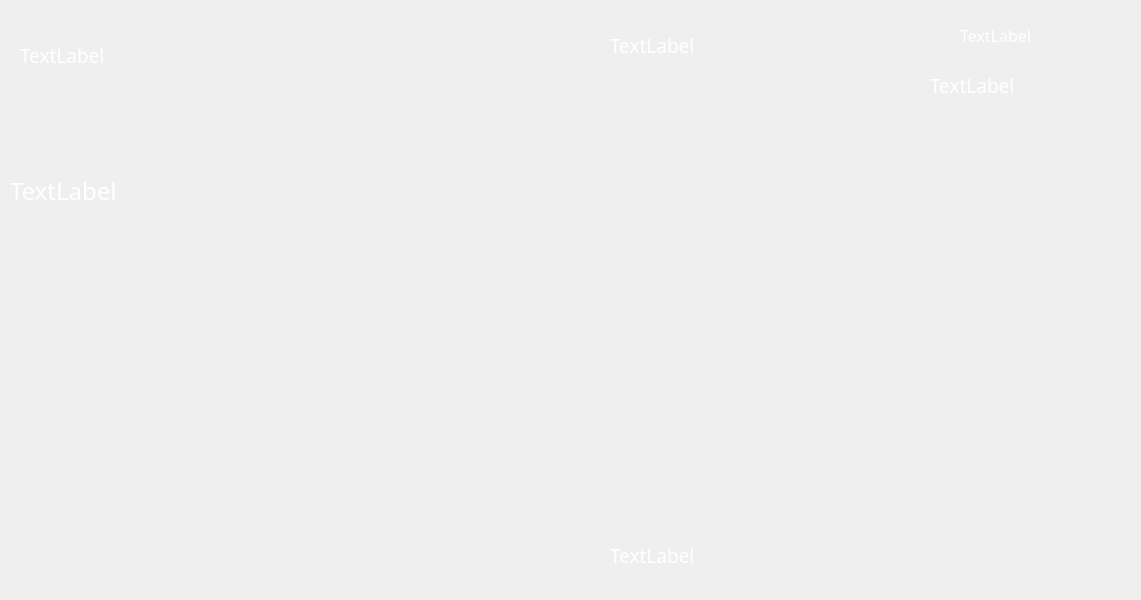
<?xml version="1.0" encoding="UTF-8"?>
<ui version="4.0">
 <class>VMesa</class>
 <widget class="QDialog" name="VMesa">
  <property name="geometry">
   <rect>
    <x>0</x>
    <y>0</y>
    <width>1141</width>
    <height>600</height>
   </rect>
  </property>
  <property name="windowTitle">
   <string>Dialog</string>
  </property>
  <widget class="QLabel" name="label">
   <property name="geometry">
    <rect>
     <x>0</x>
     <y>0</y>
     <width>1161</width>
     <height>601</height>
    </rect>
   </property>
   <property name="text">
    <string/>
   </property>
   <property name="pixmap">
    <pixmap resource="recursos.qrc">:/Recursos/Recursos/MesaJuegoConMazo2.png</pixmap>
   </property>
  </widget>
  <widget class="QLabel" name="lj1direccion">
   <property name="geometry">
    <rect>
     <x>610</x>
     <y>30</y>
     <width>131</width>
     <height>31</height>
    </rect>
   </property>
   <property name="palette">
    <palette>
     <active>
      <colorrole role="WindowText">
       <brush brushstyle="SolidPattern">
        <color alpha="255">
         <red>255</red>
         <green>255</green>
         <blue>255</blue>
        </color>
       </brush>
      </colorrole>
     </active>
     <inactive>
      <colorrole role="WindowText">
       <brush brushstyle="SolidPattern">
        <color alpha="255">
         <red>255</red>
         <green>255</green>
         <blue>255</blue>
        </color>
       </brush>
      </colorrole>
     </inactive>
     <disabled>
      <colorrole role="WindowText">
       <brush brushstyle="SolidPattern">
        <color alpha="255">
         <red>120</red>
         <green>120</green>
         <blue>120</blue>
        </color>
       </brush>
      </colorrole>
     </disabled>
    </palette>
   </property>
   <property name="font">
    <font>
     <family>Bradley Hand ITC</family>
     <pointsize>14</pointsize>
    </font>
   </property>
   <property name="text">
    <string>TextLabel</string>
   </property>
  </widget>
  <widget class="QLabel" name="lj2direccion">
   <property name="geometry">
    <rect>
     <x>610</x>
     <y>540</y>
     <width>131</width>
     <height>31</height>
    </rect>
   </property>
   <property name="palette">
    <palette>
     <active>
      <colorrole role="WindowText">
       <brush brushstyle="SolidPattern">
        <color alpha="255">
         <red>255</red>
         <green>255</green>
         <blue>255</blue>
        </color>
       </brush>
      </colorrole>
     </active>
     <inactive>
      <colorrole role="WindowText">
       <brush brushstyle="SolidPattern">
        <color alpha="255">
         <red>255</red>
         <green>255</green>
         <blue>255</blue>
        </color>
       </brush>
      </colorrole>
     </inactive>
     <disabled>
      <colorrole role="WindowText">
       <brush brushstyle="SolidPattern">
        <color alpha="255">
         <red>120</red>
         <green>120</green>
         <blue>120</blue>
        </color>
       </brush>
      </colorrole>
     </disabled>
    </palette>
   </property>
   <property name="font">
    <font>
     <family>Bradley Hand ITC</family>
     <pointsize>14</pointsize>
    </font>
   </property>
   <property name="text">
    <string>TextLabel</string>
   </property>
  </widget>
  <widget class="QLabel" name="lronda">
   <property name="geometry">
    <rect>
     <x>960</x>
     <y>20</y>
     <width>81</width>
     <height>31</height>
    </rect>
   </property>
   <property name="palette">
    <palette>
     <active>
      <colorrole role="WindowText">
       <brush brushstyle="SolidPattern">
        <color alpha="255">
         <red>255</red>
         <green>255</green>
         <blue>255</blue>
        </color>
       </brush>
      </colorrole>
     </active>
     <inactive>
      <colorrole role="WindowText">
       <brush brushstyle="SolidPattern">
        <color alpha="255">
         <red>255</red>
         <green>255</green>
         <blue>255</blue>
        </color>
       </brush>
      </colorrole>
     </inactive>
     <disabled>
      <colorrole role="WindowText">
       <brush brushstyle="SolidPattern">
        <color alpha="255">
         <red>120</red>
         <green>120</green>
         <blue>120</blue>
        </color>
       </brush>
      </colorrole>
     </disabled>
    </palette>
   </property>
   <property name="font">
    <font>
     <family>Bradley Hand ITC</family>
     <pointsize>12</pointsize>
    </font>
   </property>
   <property name="text">
    <string>TextLabel</string>
   </property>
  </widget>
  <widget class="QLabel" name="ljugador">
   <property name="geometry">
    <rect>
     <x>930</x>
     <y>70</y>
     <width>131</width>
     <height>31</height>
    </rect>
   </property>
   <property name="palette">
    <palette>
     <active>
      <colorrole role="WindowText">
       <brush brushstyle="SolidPattern">
        <color alpha="255">
         <red>255</red>
         <green>255</green>
         <blue>255</blue>
        </color>
       </brush>
      </colorrole>
     </active>
     <inactive>
      <colorrole role="WindowText">
       <brush brushstyle="SolidPattern">
        <color alpha="255">
         <red>255</red>
         <green>255</green>
         <blue>255</blue>
        </color>
       </brush>
      </colorrole>
     </inactive>
     <disabled>
      <colorrole role="WindowText">
       <brush brushstyle="SolidPattern">
        <color alpha="255">
         <red>120</red>
         <green>120</green>
         <blue>120</blue>
        </color>
       </brush>
      </colorrole>
     </disabled>
    </palette>
   </property>
   <property name="font">
    <font>
     <family>Bradley Hand ITC</family>
     <pointsize>14</pointsize>
    </font>
   </property>
   <property name="text">
    <string>TextLabel</string>
   </property>
  </widget>
  <widget class="QLabel" name="lreloj">
   <property name="geometry">
    <rect>
     <x>20</x>
     <y>40</y>
     <width>161</width>
     <height>31</height>
    </rect>
   </property>
   <property name="palette">
    <palette>
     <active>
      <colorrole role="WindowText">
       <brush brushstyle="SolidPattern">
        <color alpha="255">
         <red>255</red>
         <green>255</green>
         <blue>255</blue>
        </color>
       </brush>
      </colorrole>
     </active>
     <inactive>
      <colorrole role="WindowText">
       <brush brushstyle="SolidPattern">
        <color alpha="255">
         <red>255</red>
         <green>255</green>
         <blue>255</blue>
        </color>
       </brush>
      </colorrole>
     </inactive>
     <disabled>
      <colorrole role="WindowText">
       <brush brushstyle="SolidPattern">
        <color alpha="255">
         <red>120</red>
         <green>120</green>
         <blue>120</blue>
        </color>
       </brush>
      </colorrole>
     </disabled>
    </palette>
   </property>
   <property name="font">
    <font>
     <family>Bradley Hand ITC</family>
     <pointsize>14</pointsize>
    </font>
   </property>
   <property name="text">
    <string>TextLabel</string>
   </property>
  </widget>
  <widget class="QPushButton" name="bUndo">
   <property name="geometry">
    <rect>
     <x>10</x>
     <y>540</y>
     <width>121</width>
     <height>51</height>
    </rect>
   </property>
   <property name="text">
    <string/>
   </property>
   <property name="icon">
    <iconset resource="recursos.qrc">
     <normaloff>:/Recursos/Recursos/BotonUndo.png</normaloff>:/Recursos/Recursos/BotonUndo.png</iconset>
   </property>
   <property name="iconSize">
    <size>
     <width>150</width>
     <height>100</height>
    </size>
   </property>
   <property name="flat">
    <bool>true</bool>
   </property>
  </widget>
  <widget class="QPushButton" name="campo1">
   <property name="geometry">
    <rect>
     <x>390</x>
     <y>90</y>
     <width>100</width>
     <height>130</height>
    </rect>
   </property>
   <property name="text">
    <string/>
   </property>
   <property name="flat">
    <bool>true</bool>
   </property>
  </widget>
  <widget class="QPushButton" name="campo2">
   <property name="geometry">
    <rect>
     <x>523</x>
     <y>90</y>
     <width>100</width>
     <height>130</height>
    </rect>
   </property>
   <property name="text">
    <string/>
   </property>
   <property name="flat">
    <bool>true</bool>
   </property>
  </widget>
  <widget class="QPushButton" name="campo3">
   <property name="geometry">
    <rect>
     <x>654</x>
     <y>90</y>
     <width>100</width>
     <height>130</height>
    </rect>
   </property>
   <property name="text">
    <string/>
   </property>
   <property name="flat">
    <bool>true</bool>
   </property>
  </widget>
  <widget class="QPushButton" name="campo5">
   <property name="geometry">
    <rect>
     <x>519</x>
     <y>232</y>
     <width>100</width>
     <height>130</height>
    </rect>
   </property>
   <property name="text">
    <string/>
   </property>
   <property name="flat">
    <bool>true</bool>
   </property>
  </widget>
  <widget class="QPushButton" name="campo6">
   <property name="geometry">
    <rect>
     <x>654</x>
     <y>237</y>
     <width>100</width>
     <height>130</height>
    </rect>
   </property>
   <property name="text">
    <string/>
   </property>
   <property name="flat">
    <bool>true</bool>
   </property>
  </widget>
  <widget class="QPushButton" name="campo4">
   <property name="geometry">
    <rect>
     <x>390</x>
     <y>237</y>
     <width>100</width>
     <height>130</height>
    </rect>
   </property>
   <property name="text">
    <string/>
   </property>
   <property name="flat">
    <bool>true</bool>
   </property>
  </widget>
  <widget class="QPushButton" name="campo8">
   <property name="geometry">
    <rect>
     <x>523</x>
     <y>380</y>
     <width>100</width>
     <height>130</height>
    </rect>
   </property>
   <property name="text">
    <string/>
   </property>
   <property name="flat">
    <bool>true</bool>
   </property>
  </widget>
  <widget class="QPushButton" name="campo9">
   <property name="geometry">
    <rect>
     <x>654</x>
     <y>380</y>
     <width>100</width>
     <height>130</height>
    </rect>
   </property>
   <property name="text">
    <string/>
   </property>
   <property name="flat">
    <bool>true</bool>
   </property>
  </widget>
  <widget class="QPushButton" name="campo7">
   <property name="geometry">
    <rect>
     <x>390</x>
     <y>380</y>
     <width>100</width>
     <height>130</height>
    </rect>
   </property>
   <property name="text">
    <string/>
   </property>
   <property name="flat">
    <bool>true</bool>
   </property>
  </widget>
  <widget class="QPushButton" name="mano1">
   <property name="geometry">
    <rect>
     <x>923</x>
     <y>152</y>
     <width>75</width>
     <height>91</height>
    </rect>
   </property>
   <property name="text">
    <string/>
   </property>
   <property name="flat">
    <bool>true</bool>
   </property>
  </widget>
  <widget class="QPushButton" name="mano2">
   <property name="geometry">
    <rect>
     <x>1009</x>
     <y>152</y>
     <width>75</width>
     <height>90</height>
    </rect>
   </property>
   <property name="text">
    <string/>
   </property>
   <property name="flat">
    <bool>true</bool>
   </property>
  </widget>
  <widget class="QPushButton" name="mano4">
   <property name="geometry">
    <rect>
     <x>1009</x>
     <y>256</y>
     <width>75</width>
     <height>90</height>
    </rect>
   </property>
   <property name="text">
    <string/>
   </property>
   <property name="flat">
    <bool>true</bool>
   </property>
  </widget>
  <widget class="QPushButton" name="mano3">
   <property name="geometry">
    <rect>
     <x>923</x>
     <y>256</y>
     <width>75</width>
     <height>91</height>
    </rect>
   </property>
   <property name="text">
    <string/>
   </property>
   <property name="flat">
    <bool>true</bool>
   </property>
  </widget>
  <widget class="QLabel" name="lTexto">
   <property name="geometry">
    <rect>
     <x>10</x>
     <y>140</y>
     <width>211</width>
     <height>101</height>
    </rect>
   </property>
   <property name="palette">
    <palette>
     <active>
      <colorrole role="WindowText">
       <brush brushstyle="SolidPattern">
        <color alpha="255">
         <red>255</red>
         <green>255</green>
         <blue>255</blue>
        </color>
       </brush>
      </colorrole>
     </active>
     <inactive>
      <colorrole role="WindowText">
       <brush brushstyle="SolidPattern">
        <color alpha="255">
         <red>255</red>
         <green>255</green>
         <blue>255</blue>
        </color>
       </brush>
      </colorrole>
     </inactive>
     <disabled>
      <colorrole role="WindowText">
       <brush brushstyle="SolidPattern">
        <color alpha="255">
         <red>120</red>
         <green>120</green>
         <blue>120</blue>
        </color>
       </brush>
      </colorrole>
     </disabled>
    </palette>
   </property>
   <property name="font">
    <font>
     <family>Bradley Hand ITC</family>
     <pointsize>18</pointsize>
    </font>
   </property>
   <property name="text">
    <string>TextLabel</string>
   </property>
  </widget>
 </widget>
 <resources>
  <include location="recursos.qrc"/>
 </resources>
 <connections/>
</ui>
